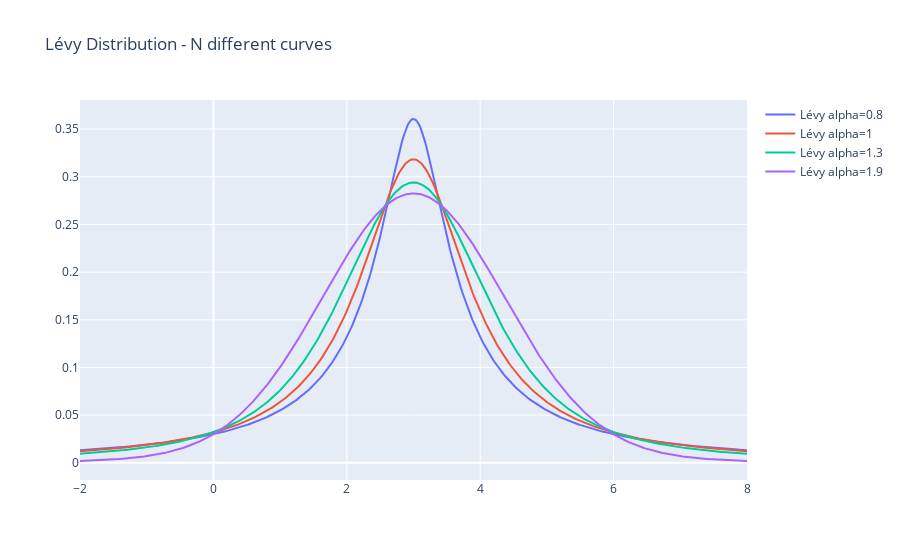

This figure's notebook cell:
### Code cell
# values of x
x = np.linspace(-2, 8,500)

# list empty for Plotly
line_p = []

# Generate and plot the values of alpha
for alpha in alpha_list:
    y = levy_stable.pdf(x, alpha, b, loc=m, scale=c)
    name_value = go.Scatter(x=x, y=y, mode='lines', name=f'Lévy alpha={alpha}')
    line_p.append(name_value)

layout = go.Layout(title=dict(text='Lévy Distribution - N different curves' ))
levy_plot = go.Figure(data=line_p, layout=layout)
levy_plot.show()

### Figure 1 — Plotly figure (JSON) as saved in the notebook; plotly's stock layout.template omitted (floating-point values rounded to 4 significant figures; data arrays with more than 128 entries replaced by an {"elided": "..."} marker saying what was removed)
{"data": [{"mode": "lines", "name": "Lévy alpha=0.8", "type": "scatter", "x": {"elided": "500 float values"}, "y": {"elided": "500 float values"}}, {"mode": "lines", "name": "Lévy alpha=1", "type": "scatter", "x": {"elided": "500 float values"}, "y": {"elided": "500 float values"}}, {"mode": "lines", "name": "Lévy alpha=1.3", "type": "scatter", "x": {"elided": "500 float values"}, "y": {"elided": "500 float values"}}, {"mode": "lines", "name": "Lévy alpha=1.9", "type": "scatter", "x": {"elided": "500 float values"}, "y": {"elided": "500 float values"}}], "layout": {"title": {"text": "Lévy Distribution - N different curves"}}}
